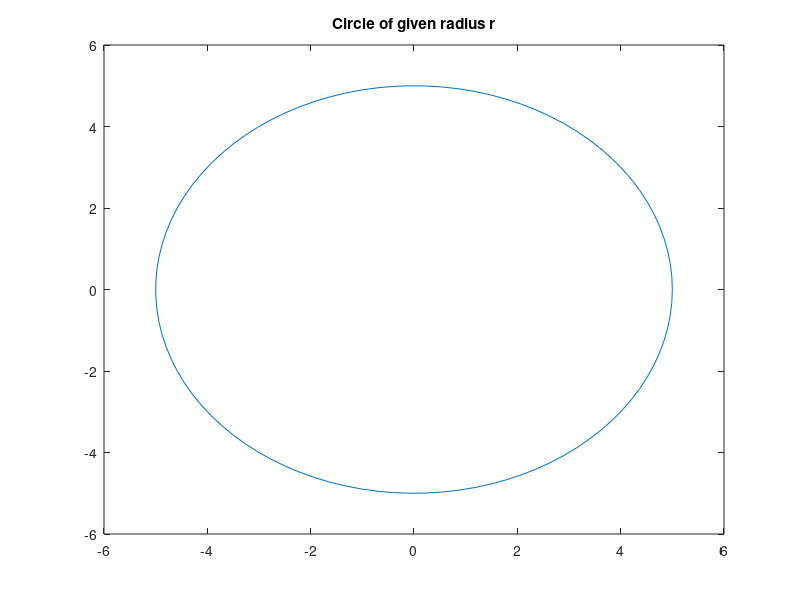

This figure's MATLAB source:
theta = linspace(0,2*pi,100);
r = input(' Enter the value of radius=');
x = r*cos(theta);
y = r*sin(theta);
axis('equal');
plot(x,y);
title('Circle of given radius r')